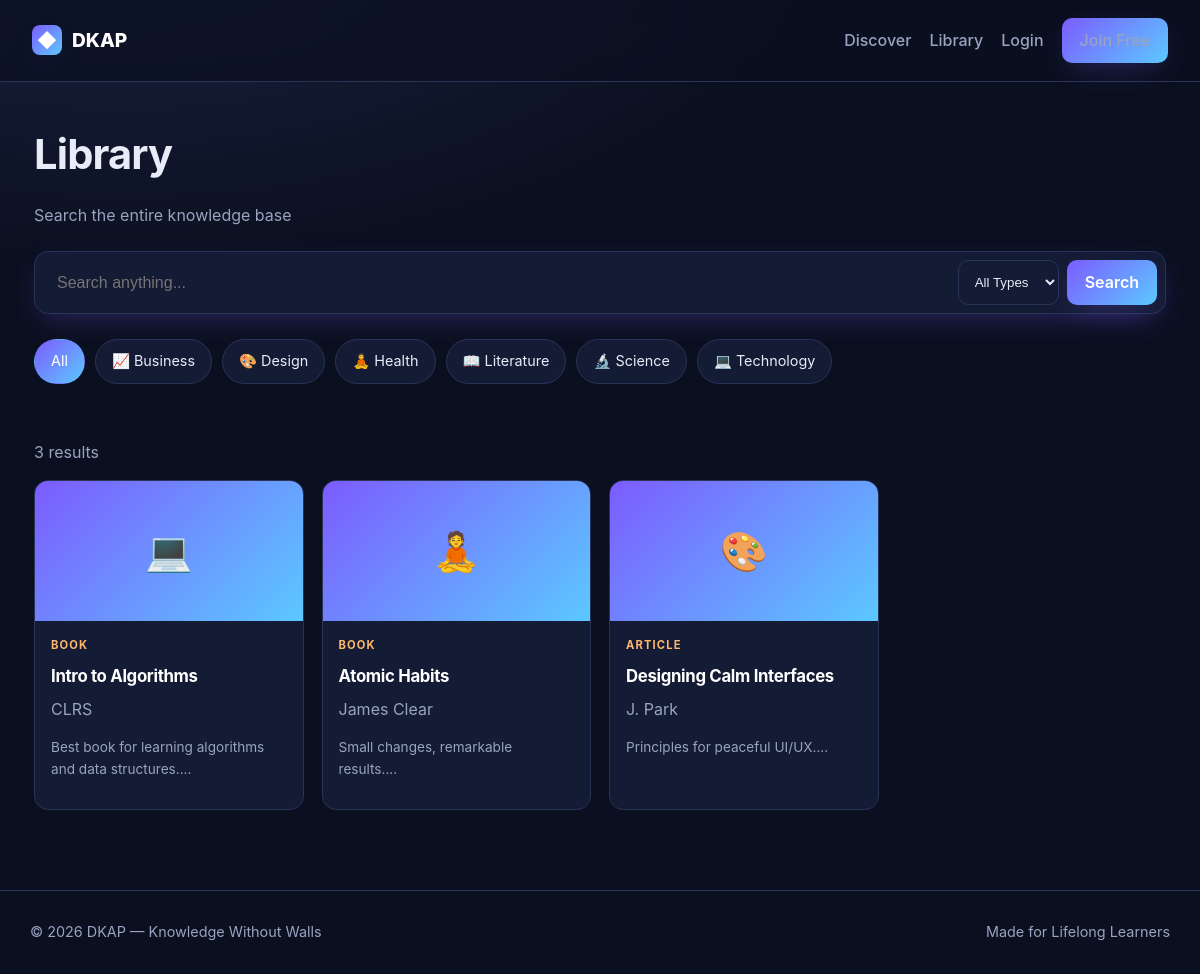
The page /library.php on the database its author committed.
### tables this page shows
CREATE TABLE categories (
  id INT AUTO_INCREMENT PRIMARY KEY,
  name VARCHAR(80) UNIQUE NOT NULL,
  icon VARCHAR(20) DEFAULT '📚'
);

CREATE TABLE resources (
  id INT AUTO_INCREMENT PRIMARY KEY,
  title VARCHAR(200) NOT NULL,
  author VARCHAR(120) DEFAULT '',
  description TEXT,
  type ENUM('book','article','video','course','podcast') DEFAULT 'article',
  category_id INT,
  cover_url VARCHAR(500) DEFAULT '',
  content_url VARCHAR(500) DEFAULT '',
  body LONGTEXT,
  tags VARCHAR(255) DEFAULT '',
  views INT DEFAULT 0,
  created_at TIMESTAMP DEFAULT CURRENT_TIMESTAMP,
  FOREIGN KEY (category_id) REFERENCES categories(id) ON DELETE SET NULL,
  FULLTEXT KEY ft_search (title, author, description, body, tags)
);

### auth.php (called while the page is built, shortened)
<?php
function is_logged_in() {
    return isset($_SESSION['user_id']);
}
function e($str) {
    return htmlspecialchars($str ?? '', ENT_QUOTES, 'UTF-8');
}
?>

### library.php (the view, shortened to what this page needs)
<?php
require_once __DIR__.'/includes/header.php';
$q = trim($_GET['q'] ?? '');
$cat = (int)($_GET['cat'] ?? 0);
$params = [];
$sql = "SELECT r.*, c.name AS cat_name, c.icon
        FROM resources r
        LEFT JOIN categories c ON c.id = r.category_id";
$sql .= " ORDER BY created_at DESC";
$stmt = $pdo->prepare($sql);
$stmt->execute($params);
$results = $stmt->fetchAll();
$cats = $pdo->query("SELECT * FROM categories ORDER BY name")->fetchAll();
?>
<h1>Library</h1>
<p class="muted">Search the entire knowledge base</p>
<form class="search-bar" method="get">
  <input name="q" value="<?= e($q) ?>" placeholder="Search anything..." />
  <select name="type">
    <option value="">All Types</option>
  </select>
  <button class="btn-primary" type="submit">Search</button>
</form>
<div class="chips" style="margin:25px 0">
  <a class="chip <?= !$cat?'active':'' ?>" href="/dkap/library.php">All</a>
  <?php foreach ($cats as $c): ?>
    <a class="chip <?= $cat==$c['id']?'active':'' ?>" href="/dkap/library.php?cat=<?= $c['id'] ?>">
      <?= e($c['icon']) ?> <?= e($c['name']) ?>
    </a>
  <?php endforeach; ?>
</div>
<div class="section">
  <p class="muted"><?= count($results) ?> result<?= count($results) != 1 ? 's' : '' ?></p>
  <?php if (empty($results)): ?>
    <div class="side-card"><b>No results found.</b></div>
  <?php else: ?>
    <div class="grid">
      <?php foreach ($results as $r): ?>
        <a class="card" href="/dkap/resource.php?id=<?= $r['id'] ?>">
          <div class="cover"><?= e($r['icon'] ?? '📚') ?></div>
          <div class="body">
            <span class="type"><?= e($r['type']) ?></span>
            <h3><?= e($r['title']) ?></h3>
            <div class="muted"><?= e($r['author']) ?></div>
            <p class="muted" style="font-size:0.85rem;margin-top:8px"><?= e(substr($r['description'] ?? '', 0, 90)) ?>...</p>
          </div>
        </a>
      <?php endforeach; ?>
    </div>
  <?php endif; ?>
</div>
<?php require_once __DIR__.'/includes/footer.php'; ?>

### header.php (shortened to what this page needs)
<?php
require_once __DIR__.'/auth.php';
?>
<!DOCTYPE html>
<html lang="en">
<head>
    <link rel="stylesheet" href="/dkap/assets/css/style.css">
</head>
<body>
<header class="nav">
    <a class="brand" href="/dkap/index.php"><span class="logo">◆</span> DKAP</a>
    <nav class="nav-links">
        <a href="/dkap/index.php">Discover</a>
        <a href="/dkap/library.php">Library</a>
        <?php if (is_logged_in()): ?>
            <a href="/dkap/bookmarks.php">Saved</a>
            <a href="/dkap/dashboard.php">Dashboard</a>
            <?php if (current_user()['role'] === 'admin'): ?>
                <a href="/dkap/admin/index.php">Admin</a>
            <?php endif; ?>
            <a class="btn-ghost" href="/dkap/logout.php">Logout</a>
        <?php else: ?>
            <a href="/dkap/login.php">Login</a>
            <a class="btn-primary" href="/dkap/register.php">Join Free</a>
        <?php endif; ?>
    </nav>
</header>
<main class="container">

### footer.php (shortened to what this page needs)
</main>
<footer class="footer">
    <div>© <?= date('Y') ?> DKAP — Knowledge Without Walls</div>
    <div class="muted">Made for Lifelong Learners</div>
</footer>
</body>
</html>

### style.css (style rules this page uses)
:root { --bg:#0b1020; --bg-2:#0f152b; --surface:#141b34; --surface-2:#1b2342; --text:#e8ecf8; --muted:#9aa3bf; --border:#2a3358; --primary:#7c5cff; --primary-2:#5cc8ff; --accent:#ffb86b; --success:#3ddc97; --danger:#ff6b8a; --radius:14px; --shadow:0 10px 30px -10px rgba(124,92,255,.35); --grad:linear-gradient(135deg,#7c5cff 0%, #5cc8ff 100%); }
* { box-sizing:border-box }
html,body { margin:0;padding:0;background:radial-gradient(1200px 600px at 10% -10%, #1b2342 0%, var(--bg) 60%) fixed;color:var(--text);font-family:-apple-system,BlinkMacSystemFont,"Segoe UI",Roboto,Inter,sans-serif;line-height:1.55 }
a { color:var(--primary-2);text-decoration:none }
h1,h2,h3 { font-weight:700;letter-spacing:-.02em;margin:.2em 0 }
h1 { font-size:2.6rem }
h3 { font-size:1.15rem }
.muted { color:var(--muted) }
.nav { display:flex;align-items:center;justify-content:space-between;padding:18px 32px;border-bottom:1px solid var(--border);background:rgba(11,16,32,.7);backdrop-filter:blur(12px);position:sticky;top:0;z-index:50 }
.brand { display:flex;align-items:center;gap:10px;font-weight:800;font-size:1.2rem;color:#fff }
.logo { display:inline-flex;width:30px;height:30px;border-radius:8px;background:var(--grad);align-items:center;justify-content:center;color:#fff;box-shadow:var(--shadow) }
.nav-links { display:flex;gap:18px;align-items:center;flex-wrap:wrap }
.nav-links a { color:var(--muted);font-weight:500 }
.container { max-width:1180px;margin:0 auto;padding:32px 24px 80px }
.btn-primary,.btn-ghost,button.btn { cursor:pointer;border:none;font:inherit;padding:10px 18px;border-radius:10px;font-weight:600;transition:.2s }
.btn-primary { background:var(--grad);color:#fff;box-shadow:var(--shadow) }
.search-bar { display:flex;gap:8px;margin-top:24px;background:var(--surface);border:1px solid var(--border);padding:8px;border-radius:14px;box-shadow:var(--shadow) }
.search-bar input { flex:1;background:transparent;border:none;color:#fff;font-size:1rem;padding:10px 14px;outline:none }
.search-bar select { background:var(--surface);color:var(--text);border:1px solid var(--border);border-radius:10px;padding:8px 12px }
.section { margin-top:56px }
.chips { display:flex;gap:10px;flex-wrap:wrap }
.chip { padding:10px 16px;border-radius:999px;background:var(--surface);border:1px solid var(--border);color:var(--text);font-size:.9rem;display:inline-flex;gap:8px;align-items:center;cursor:pointer;transition:.2s }
.chip:hover,.chip.active { background:var(--grad);border-color:transparent;color:#fff }
.grid { display:grid;grid-template-columns:repeat(auto-fill,minmax(260px,1fr));gap:18px }
.card { background:var(--surface);border:1px solid var(--border);border-radius:var(--radius);overflow:hidden;transition:.2s;display:flex;flex-direction:column }
.card .cover { height:140px;background:var(--grad);display:flex;align-items:center;justify-content:center;font-size:2.4rem;color:#fff }
.card .body { padding:16px;display:flex;flex-direction:column;gap:8px;flex:1 }
.card .type { font-size:.7rem;text-transform:uppercase;letter-spacing:.1em;color:var(--accent);font-weight:700 }
.card h3 { margin:0;font-size:1.05rem;color:#fff }
.footer { padding:30px;text-align:center;color:var(--muted);border-top:1px solid var(--border);display:flex;justify-content:space-between;flex-wrap:wrap;gap:10px;font-size:.9rem }

### rows shown on the page
categories: icon "📈", name "Business"
categories: icon "🎨", name "Design"
categories: icon "🧘", name "Health"
categories: icon "📖", name "Literature"
categories: icon "🔬", name "Science"
categories: icon "💻", name "Technology"
resources: category.icon "💻", type "BOOK", title "Intro to Algorithms", author "CLRS", description "Best book for learning algorithms and data structures."
resources: category.icon "🧘", type "BOOK", title "Atomic Habits", author "James Clear", description "Small changes, remarkable results."
resources: category.icon "🎨", type "ARTICLE", title "Designing Calm Interfaces", author "J. Park", description "Principles for peaceful UI/UX."

### other values the page prints
count($results) "3"
